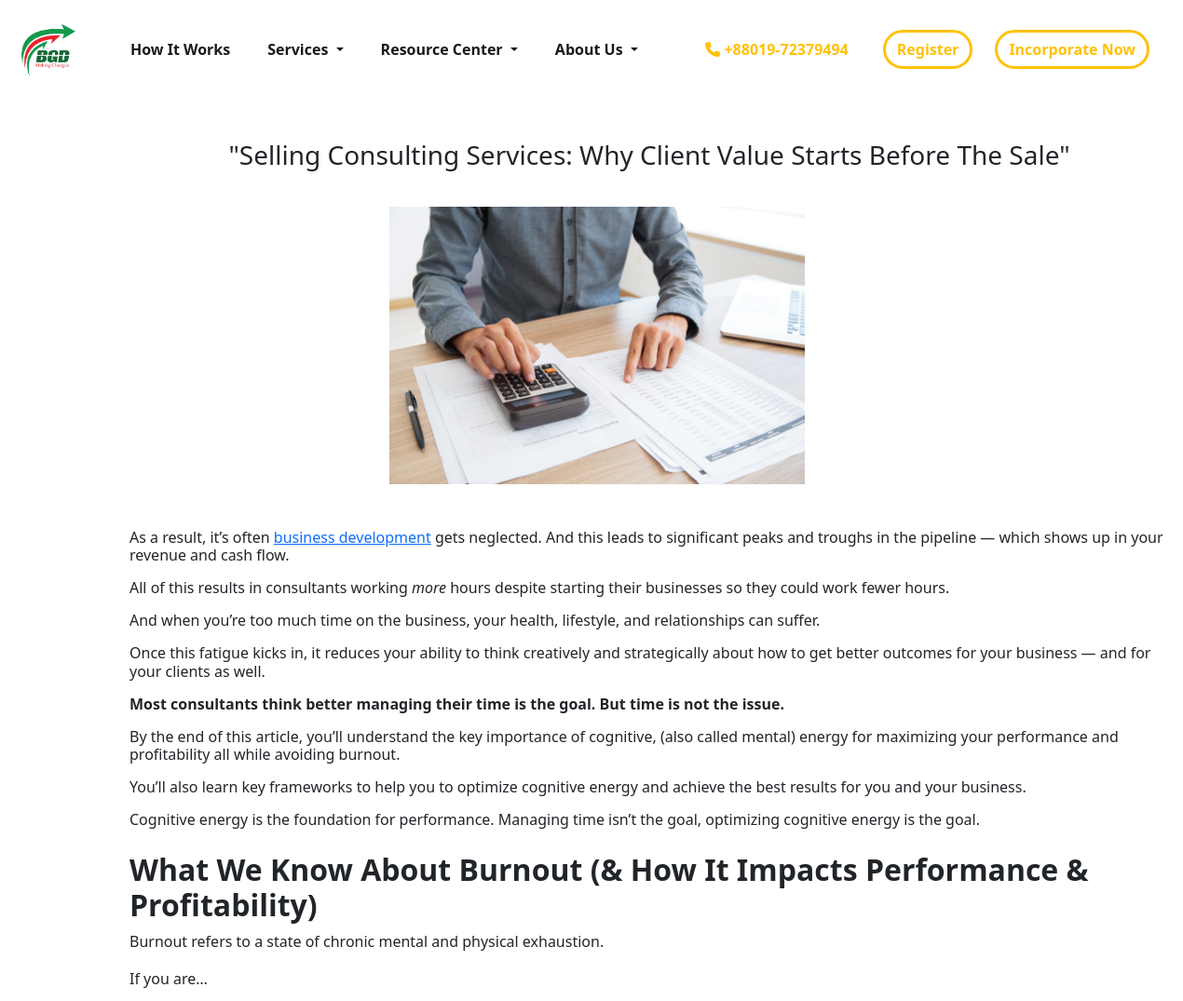
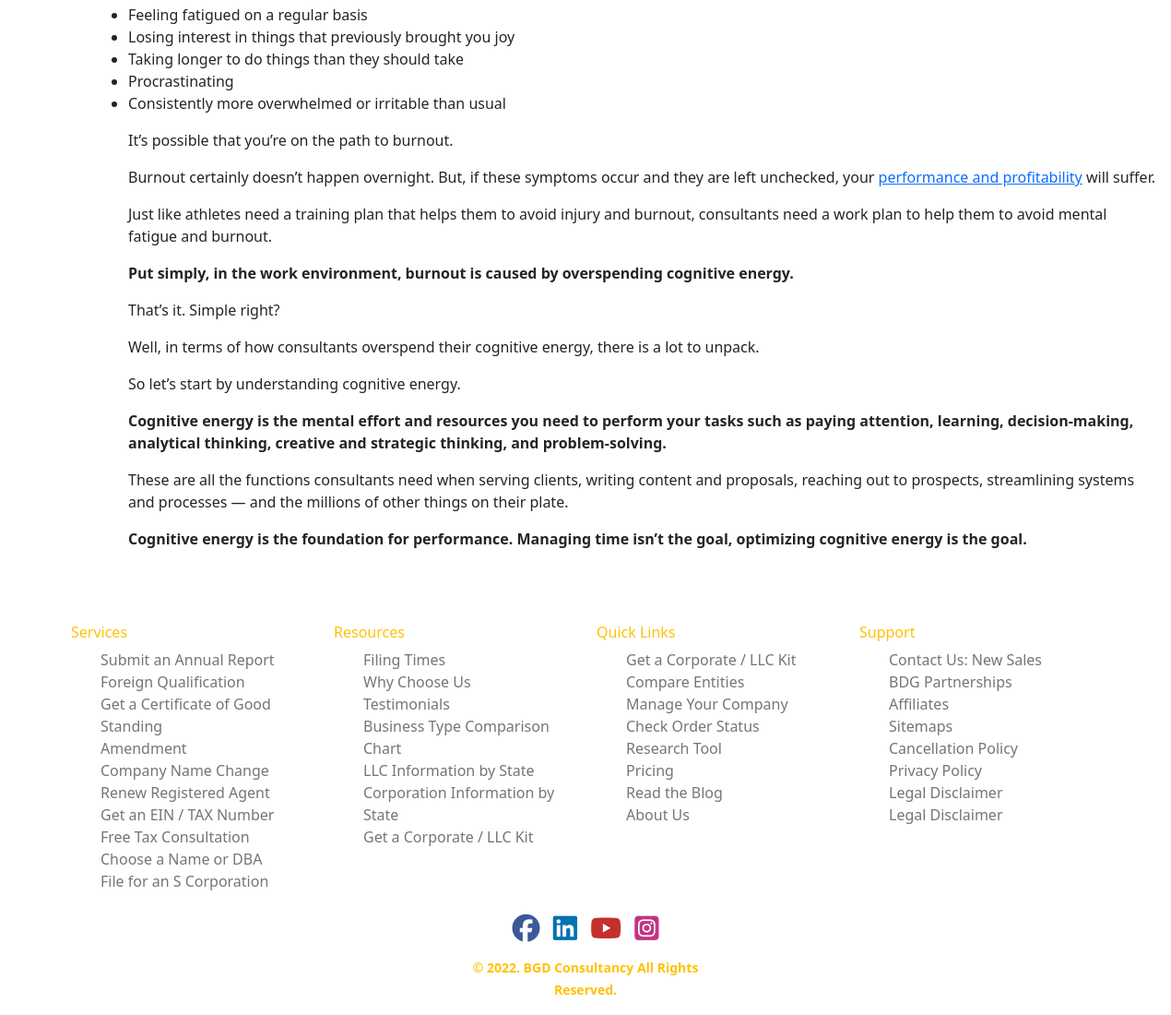
Page /blog/selling-consulting-services-why-client-value-starts-before-the-sale on the committed database (2 pictures, top to bottom).
### bgd_consultancy_app/models.py (models this page shows, shortened)
class Blog(models.Model):
    blog_title = models.CharField(max_length=255, verbose_name='Put a Title')
    short_description = models.TextField(max_length=500)
    blog_content = RichTextField()
    blog_image = models.ImageField(upload_to='blog_images', verbose_name='Image', blank=False, null=False)
    publish_date = models.DateTimeField(auto_now_add=True)
    slug = models.SlugField(max_length=255, unique=True)
    class Meta:
        ordering = ['-publish_date',]

### bgd_consultancy_app/views.py (the view)
# urls.py: path('blog/<str:slug>', views.blog_details, name='blog_details'),
def blog_details(request, slug):
    blog = Blog.objects.get(slug=slug)
    diction = {'blog':blog}
    return render(request, 'bgd_consultancy_app/blog_details.html', context = diction)

### templates/bgd_consultancy_app/blog_details.html
{% extends 'base.html' %}
{% load static %}
{% block body %}
<div class="container" style="margin-left: 10%; margin-right: 10%; margin-top: 150px; margin-bottom: 5%;">
    <div class="row">
        <div class="clo-sm-6" style="font-size: 30px; text-align: center;">
            <h3>"{{ blog.blog_title }}"</h3>
        </div>
        <br>
        <br>
        <div class="clo-sm-6 mt-4">
            <img src="{{ blog.blog_image.url }}" width="40%" style="margin-left:25%">
        </div>
        <br>
        <br>
        <br>
        <br>
        <h6 class="mt-5">
            {{ blog.blog_content | safe }}
        </h6>
    </div>
</div>
{% endblock %}

### rows in the picture
Blog: blog_title "Selling Consulting Services: Why Client Value Starts Before The Sale", blog_image (picture), blog_content "As a result, it’s often business development gets neglected. And this leads to significant peaks and troughs in the pipeline — which shows up in your revenue and cash flow. All of this results in consultants working more hours despite starting their businesses so they could work fewer hours. And when you’re too much time on the business, your health, lifestyle, and relationships can suffer. Once this fatigue kicks in, it reduces your ability to think creatively and strategically about how to get better outcomes for your business — and for your clients as well. Most consultants think better managing their time is the goal. But time is not the issue. By the end of this article, you’ll…"
